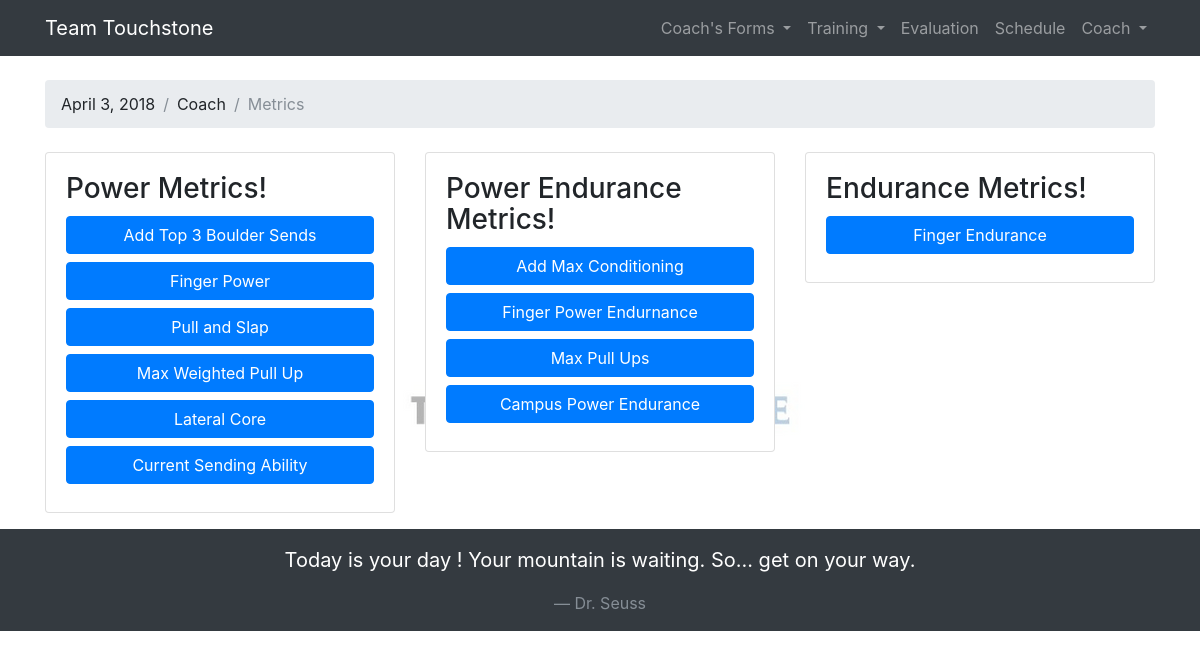
Page /AthleteMetrics/ (signed in) on the committed database.
### training/models.py (models this page shows, shortened)
class Athlete(models.Model):
    user = models.OneToOneField(User, on_delete=models.CASCADE)
    birthdate = models.DateField(null=True, blank=True)
    height = models.IntegerField(null=True, blank=True)
    wingspan = models.IntegerField(null=True, blank=True)
    ape_index = models.IntegerField(null=True, blank=True)
    weight = models.IntegerField(null=True, blank=True)
    guardian1 = models.CharField(max_length=50, blank=True)
    guardian1_email = models.EmailField(max_length=75, blank=True)
    guardian2 = models.CharField(max_length=50, blank=True)
    guardian2_email = models.EmailField(max_length=75, blank=True)
    eval_date = models.DateField(null=True, blank=True)

class ClimbingQuotes(models.Model):
    author = models.CharField(max_length=30)
    quote = models.CharField(max_length=200)

### training/views.py (the view)
# urls.py: url(r'^AthleteMetrics/$', views.athleteMetrics, name='athleteMetrics'),
@login_required
def athleteMetrics(request):
    quote = ClimbingQuotes.objects.get(id=random.randint(1, quote_num))
    athlete = get_user(request)
    return render(request, 'athlete_metrics.html', {'date':DATE, 'athlete': athlete, 'quote': quote})

### training/views.py (called while the page is built)
def get_user(request):
    pk = request.user.pk
    athlete = get_object_or_404(Athlete, user__pk=pk)
    return athlete

### templates/athlete_metrics.html
{% extends 'base.html' %}
{% block breadcrumb %}
<li class="breadcrumb-item">{{ date }}</li>
<li class="breadcrumb-item">{{athlete.user.username}}</li>
<li class="breadcrumb-item active">Metrics</li>
{% endblock %}
{% block content %}
<div class="container-fliud">
  <div class="row">
    <div class="col-sm-4">
      <div class="card">
        <div class="card-body">
          <h3 class="card-title">Power Metrics!</h3>
            <a href='{% url 'top_3_sends' %}' class='btn btn-primary btn-block mb-2'>Add Top 3 Boulder Sends</a>
            <a href='{% url 'metric_test' 'Finger Power' %}' class='btn btn-primary btn-block mb-2'>Finger Power</a>
            <a href='{% url 'metric_test' 'Pull and Slap' %}' class='btn btn-primary btn-block mb-2'>Pull and Slap</a>
            <a href='{% url 'metric_test' 'Max Weight Pull Up' %}' class='btn btn-primary btn-block mb-2'>Max Weighted Pull Up</a>
            <a href='{% url 'metric_test' 'Lateral Core' %}' class='btn btn-primary btn-block mb-2'>Lateral Core</a>
            <a href='{% url 'metric_test' 'Sending Ability' %}' class='btn btn-primary btn-block mb-2'>Current Sending Ability</a>
       </div>
      </div>
    </div>
    <div class="col-sm-4">
      <div class="card">
        <div class="card-body">
          <h3 class="card-title">Power Endurance Metrics!</h3>
          <a href='{% url 'max_conditioning' %}' class='btn btn-primary btn-block mb-2'>Add Max Conditioning</a>
          <a href='{% url 'metric_test' 'Finger Power Endurance' %}' class='btn btn-primary btn-block mb-2'>Finger Power Endurnance</a>
          <a href='{% url 'metric_test' 'Max Pull Ups' %}' class='btn btn-primary btn-block mb-2'>Max Pull Ups</a>
          <a href='{% url 'metric_test' 'Campus Power Endurance' %}' class='btn btn-primary btn-block mb-2'>Campus Power Endurance</a>
       </div>
      </div>
    </div>
    <div class="col-sm-4">
      <div class="card">
        <div class="card-body">
          <h3 class="card-title">Endurance Metrics!</h3>
            <a href='{% url 'metric_test' 'Finger Endurance' %}' class='btn btn-primary btn-block mb-2'>Finger Endurance</a>
        </div>
      </div>
    </div>
  </div>
</div>
{% endblock %}

### templates/base.html (shortened to what this page needs)
{% load static %}
<!DOCTYPE html>
<html>
  <head>
    <link rel="stylesheet" href="{% static 'css/bootstrap.min.css' %}">
    <link rel="stylesheet" href="{% static 'css/training.css' %}">
    <link rel="stylesheet" href="{% static 'css/flipclock.css' %}">
  </head>
  <body>
   {% block body %}
    <nav class="navbar navbar-expand-md navbar-dark bg-dark">
      <div class="container">
        <a class="navbar-brand" href="{% url 'home' %}">Team Touchstone</a>
        <div class="collapse navbar-collapse" id="mainMenu">
          {% if user.is_authenticated %}
                <ul class="navbar-nav ml-auto">
                {% ifequal user.groups.all.0.name 'Coach' %}
                <li class="nav-item dropdown">
                  <a class="nav-link dropdown-toggle" href="#" id='CoachMenu' data-toggle="dropdown" aria-haspopup="true" aria-expanded="false">
                    Coach's Forms
                  </a>
                </li>
                  {% endifequal %}
                  <li class="nav-item dropdown">
                    <a class="nav-link dropdown-toggle" href="#" id='TrainingMenu' data-toggle="dropdown" aria-haspopup="true" aria-expanded="false">
                      Training
                    </a>
                  </li>
                  <li class="nav-item">
                    <a class="nav-link" href="{% url 'athleteMetrics' %}">Evaluation</a>
                  </li>
                  <li class="nav-item">
                    <a class="nav-link" href="{% url 'practice_schedule' %}">Schedule</a>
                  </li>
                  <li class="nav-item dropdown">
                    <a class="nav-link dropdown-toggle" href="#" id='userMenu' data-toggle="dropdown" aria-haspopup="true" aria-expanded="false">
                      {{ user.username }}
                    </a>
                  </li>
                </ul>
                {% else %}
                <form class="form-inline ml-auto">
                   <a href="{% url 'login' %}" class="btn btn-outline-secondary">Log in</a>
                   <a href="#" class="btn btn-primary ml-2">Sign up</a>
                </form>
            {% endif %}
              </div>
      </div>
    </nav>
<div class="background">
    <div class="container">
      <ol class="breadcrumb my-4">
        {% block breadcrumb %}
        {% endblock %}
      </ol>
      {% block content %}
      {% endblock %}
    </div>
    {% endblock body %}
  </div>
  </body>
  <footer class="pt-3">
    <div class='bg-dark'>
      <div class='blockquote text-white text-center'>
        <p class='pt-3'>{{quote.quote}}</p>
        <p class= 'pb-3 blockquote-footer'>{{quote.author}}</p>
      </div>
    </div>
  </footer>
</html>

### static/css/training.css (style rules this page uses)
.background { background-image: url(../img/TeamTouchstoneLogo.png); background-position: top center; background-repeat: no-repeat; background-size: auto; background-attachment: fixed; }

### rows in the picture
Athlete: user.username "Coach"
ClimbingQuotes: quote "Today is your day ! Your mountain is waiting. So... get on your way.", author "Dr. Seuss"

### other values in the picture
{{ user.username }} "Coach"
{{ date }} "April 3, 2018"
